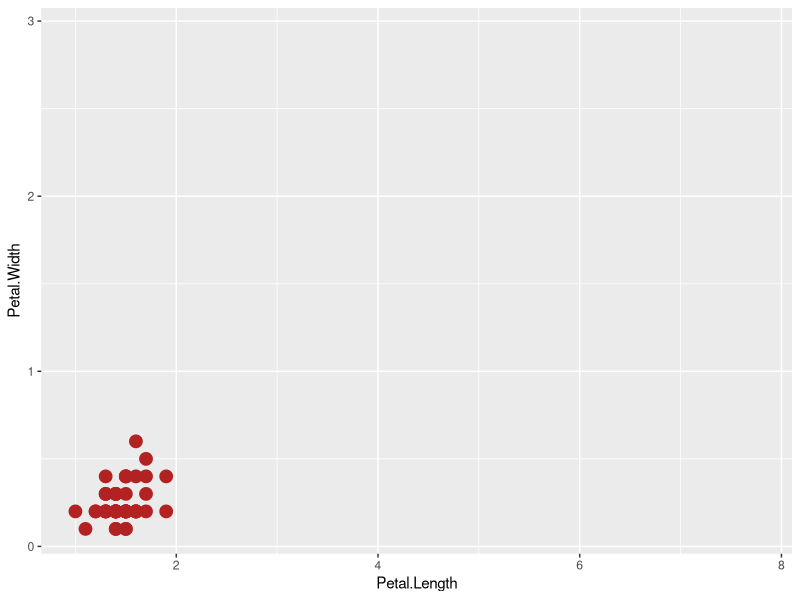
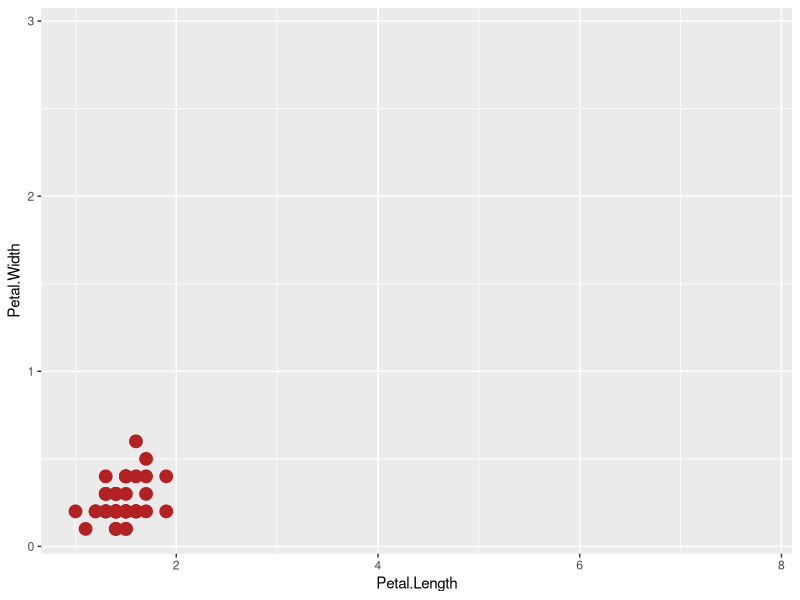
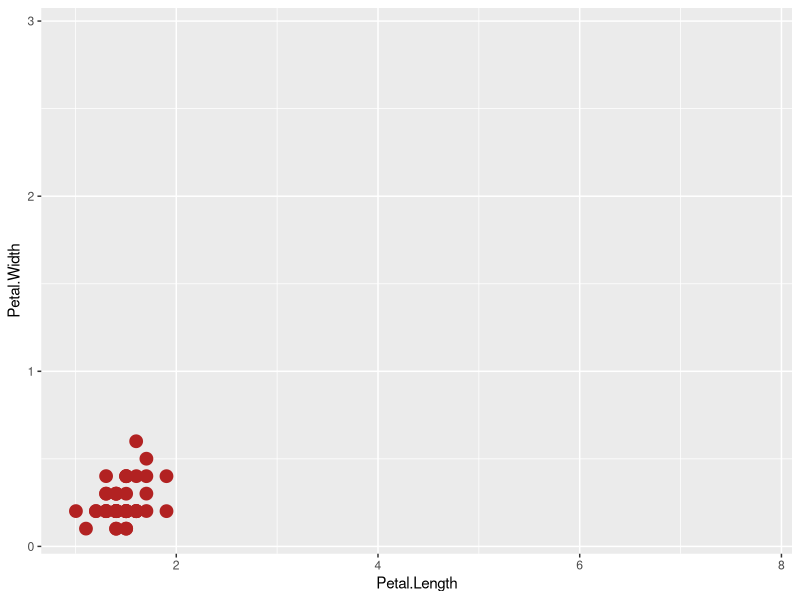
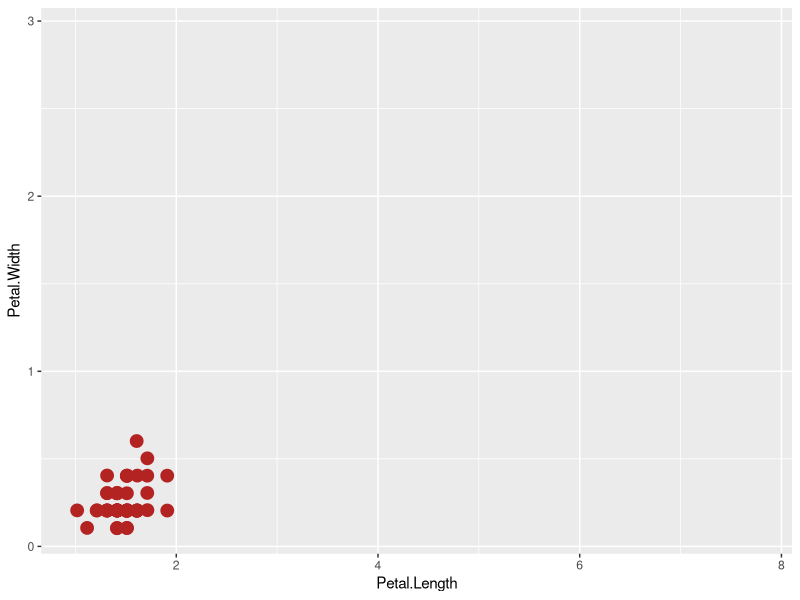
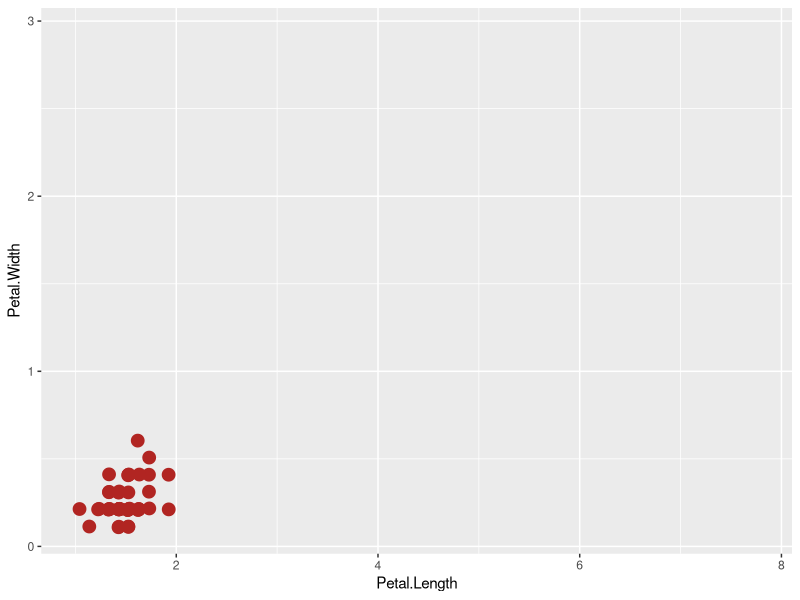
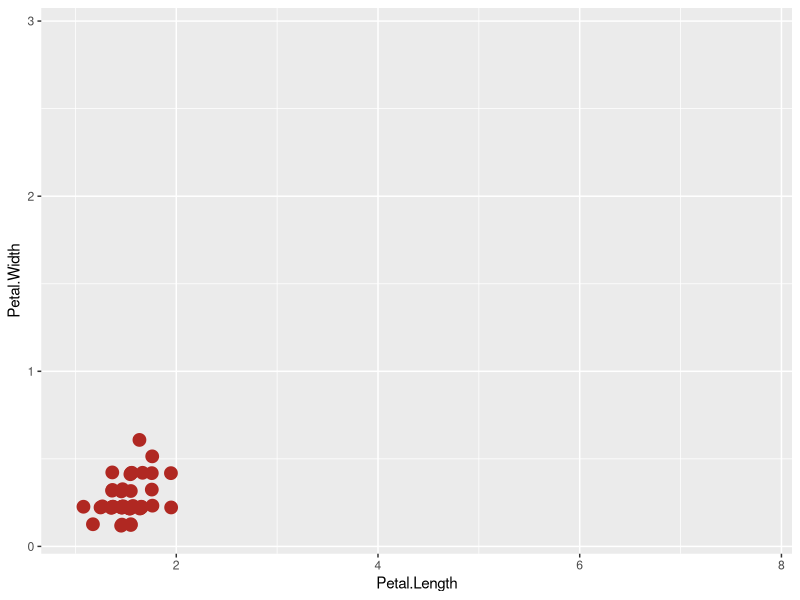
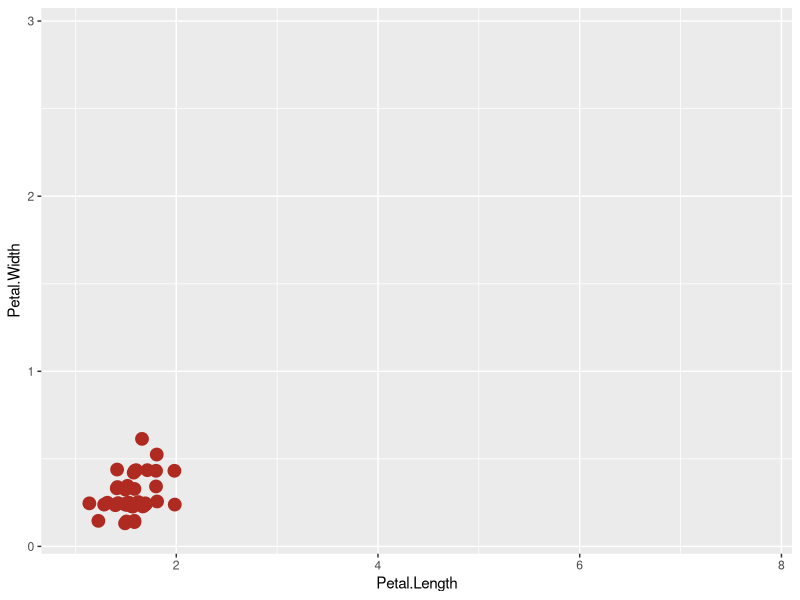
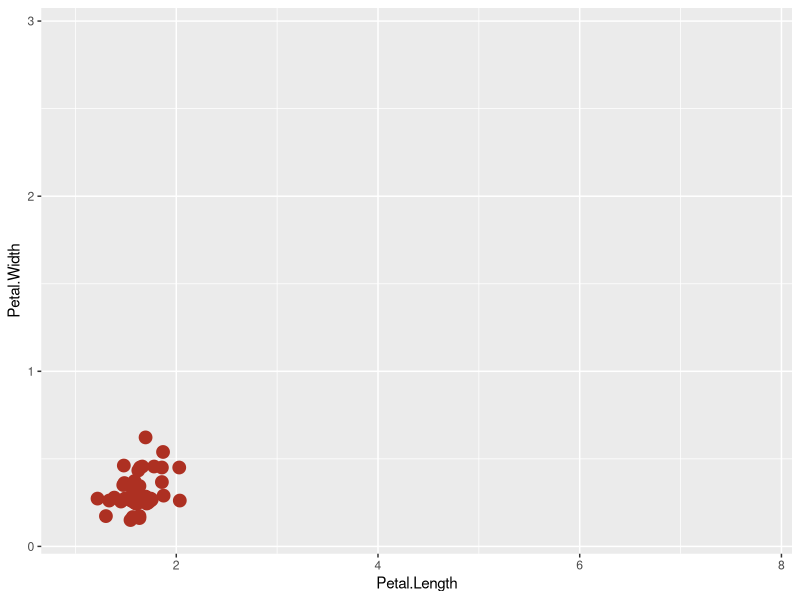

Write the R code that produced these figures, in order.
## ---- chunk 1
knitr::opts_chunk$set(
  collapse = TRUE,
  comment = "#>",
  fig.path = "man/figures/README-",
  dev = 'jpeg',
  ffmpeg.format='gif',
  interval = 1/15
)
library(magrittr)
## ---- chunk 2
library(tweenr)
library(ggplot2)

# Prepare the data with some extra columns
iris$col <- c('firebrick', 'forestgreen', 'steelblue')[as.integer(iris$Species)]
iris$size <- 4
iris$alpha <- 1
iris <- split(iris, iris$Species)

# Here comes tweenr
iris_tween <- iris$setosa %>% 
  tween_state(iris$versicolor, ease = 'cubic-in-out', nframes = 30) %>% 
  keep_state(10) %>% 
  tween_state(iris$virginica, ease = 'elastic-out', nframes = 30) %>% 
  keep_state(10) %>% 
  tween_state(iris$setosa, ease = 'quadratic-in', nframes = 30) %>% 
  keep_state(10)

# Animate it to show the effect
p_base <- ggplot() + 
  geom_point(aes(x = Petal.Length, y = Petal.Width, alpha = alpha, colour = col, 
                 size = size)) + 
  scale_colour_identity() +
  scale_alpha_identity() + 
  scale_size_identity() + 
  coord_cartesian(xlim = range(iris_tween$Petal.Length), 
                  ylim = range(iris_tween$Petal.Width))
iris_tween <- split(iris_tween, iris_tween$.frame)
for (d in iris_tween) {
  p <- p_base %+% d
  plot(p)
}
## ---- chunk 3
tweenr::display_ease('cubic-in-out')
## ---- chunk 4
path <- dirname(knitr::fig_path())
animations <- list.files(path, pattern = 'README-.*.gif')
for (file in animations) {
  files <- list.files(path, pattern = paste0(sub('.gif', '', file), '.*jpeg'), full.names = TRUE)
  unlink(files)
}
